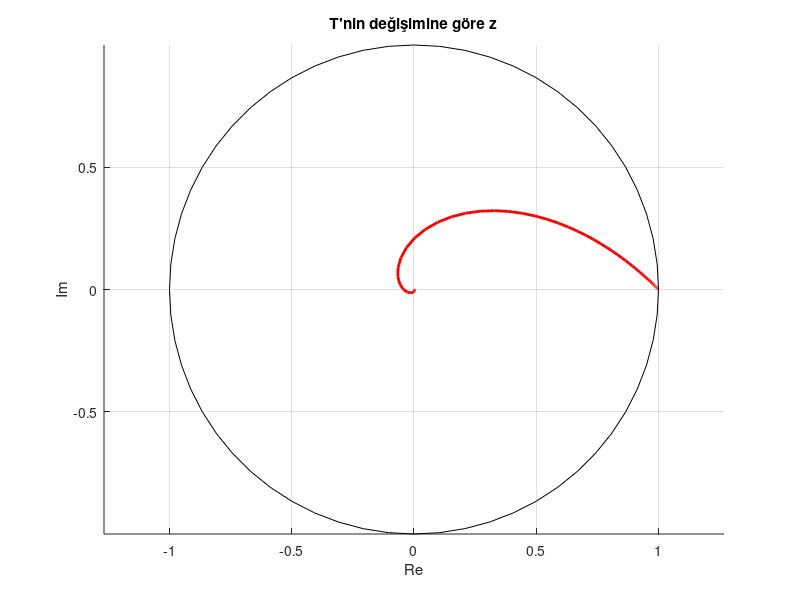

Write the MATLAB code that produced this figure.
clear;clc;

s=-1+1i;
fun=@(T)exp(s*T);

Tvec=logspace(-4,1,100);
figure(1);clf;hold on;grid on;
xlabel("Re");ylabel("Im");title("T'nin değişimine göre z");
plot(real(fun(Tvec)),imag(fun(Tvec)),'r','LineWidth',2);
rectangle('Position',[-1,-1,2,2],'Curvature',[1 1]);
axis equal;
print("plot1.eps",'-depsc','-r150');
